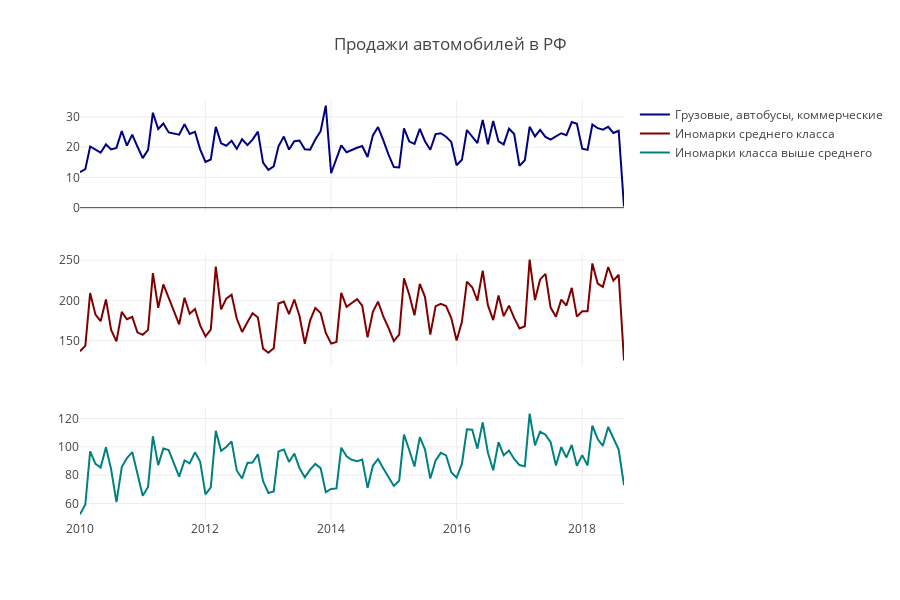

Notebook code for this chart:
### Code cell
def get_line(pdfScr, str_filter='', title='', color='', mltp=1e3, yaxis=1):
    pdf=pdfScr[pdfScr['type']==str_filter]

    if yaxis==2:
        return go.Scatter(x=pdf.index, y=pdf['Count']/mltp, 
              name=title, line=dict(color=(color)), yaxis='y2')
    return go.Scatter(x=pdf.index, y=pdf['Count']/mltp, 
              name=title, line=dict(color=(color)))

trace1=get_line(pdfType, str_filter='truck', title='Грузовые, автобусы, коммерческие', color='navy', mltp=1e2)
trace2=get_line(pdfType, str_filter='middle', title='Иномарки среднего класса', color='maroon')
trace3=get_line(pdfType, str_filter='rich', title='Иномарки класса выше среднего', color='teal')
trace4=get_line(pdfType, str_filter='china', title='Китайские', color='orange')
trace5=get_line(pdfType, str_filter='rus-ukr-uz', title='Россия-Украина-Узбекистан', color='darkgrey')

fig_sp=tools.make_subplots(rows=3, cols=1, shared_xaxes=True)
fig_sp.append_trace(trace1, 1, 1)
fig_sp.append_trace(trace2, 2, 1)
fig_sp.append_trace(trace3, 3, 1)

fig_sp['layout'].update(height=600, width=900, title='Продажи автомобилей в РФ')
#layout=dict(title='Продажи автомобилей по месяцам в РФ', 
#            xaxis=dict(title='Дата'), 
#            yaxis=dict(title='Количество, тыс. шт.'), 
#            yaxis2=dict(title='Количество, сотни шт.', side='right', overlaying='y')
#           )

#fig=dict(data=[trace1, trace2, trace3, trace4, trace5], layout=layout)

#offline.iplot(fig)
offline.iplot(fig_sp)
